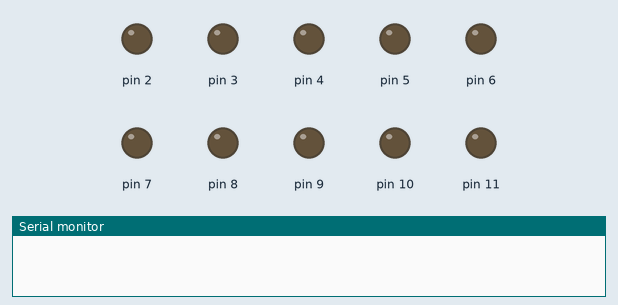
Recording of a sketch running on a simulated Arduino Uno, built with avr-gcc and run on an emulated ATmega328P. Parts: output pins drawn as LEDs (lit = HIGH), the last lines printed to the serial monitor.

Above: at 1.0 s.
At 4.0 s:
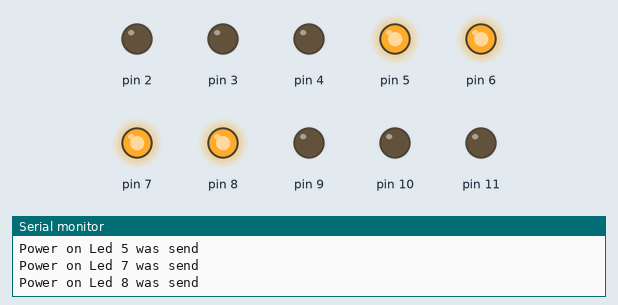
Timing chart, 0 to 7.9 s (numbered marks = the images above):
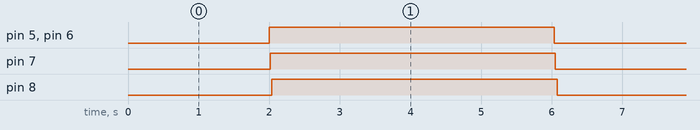

Measured:
- by itself, pin 5–8: alternates HIGH for 4.0 s and LOW for 2.0 s

The sketch:

home.ino
```cpp
/*
 * Goldo'Home
 *
 * - Centralized lights
 *
 */

boolean DEBUG = true;

int LED_SALON = 4;
int LED_WC = 5;
int LED_SALLEBAIN = 6;
int LED_CHAMBRE1 = 7;
int LED_CHAMBRE2 = 8;
int LED_GARAGE = 9;

int LEDS[] = {LED_SALON, LED_WC, LED_SALLEBAIN, LED_CHAMBRE1, LED_CHAMBRE2, LED_GARAGE};

void setup() {

  // Debug ?
  if(DEBUG){
     Serial.begin(9600);
  }

  // Declare all LED as OUTPUT
  for (int current = 0; current < sizeof(LEDS); current++) {
    pinMode(current, OUTPUT);
  }
}

void loop() {
  delay(2000);
  powerOnLed(LED_SALLEBAIN);
  powerOnLed(LED_WC);
  powerOnLed(LED_CHAMBRE1);
  powerOnLed(LED_CHAMBRE2);
  delay(4000);
  powerOffLed(LED_SALLEBAIN);
  powerOffLed(LED_WC);
  powerOffLed(LED_CHAMBRE1);
  powerOffLed(LED_CHAMBRE2);
}


/**
 * powerOnLed()
 * @param int id
 */
void powerOnLed(int id){
  char message[50];
  sprintf(message, "Power on Led %d was send", id);
  Serial.println(message);

  digitalWrite(id, HIGH);
}

/**
 * powerOffLed()
 * @param int id
 */
void powerOffLed(int id){
  char message[50];
  sprintf(message, "Power off Led %d was send", id);
  Serial.println(message);

  digitalWrite(id, LOW);
}
```
